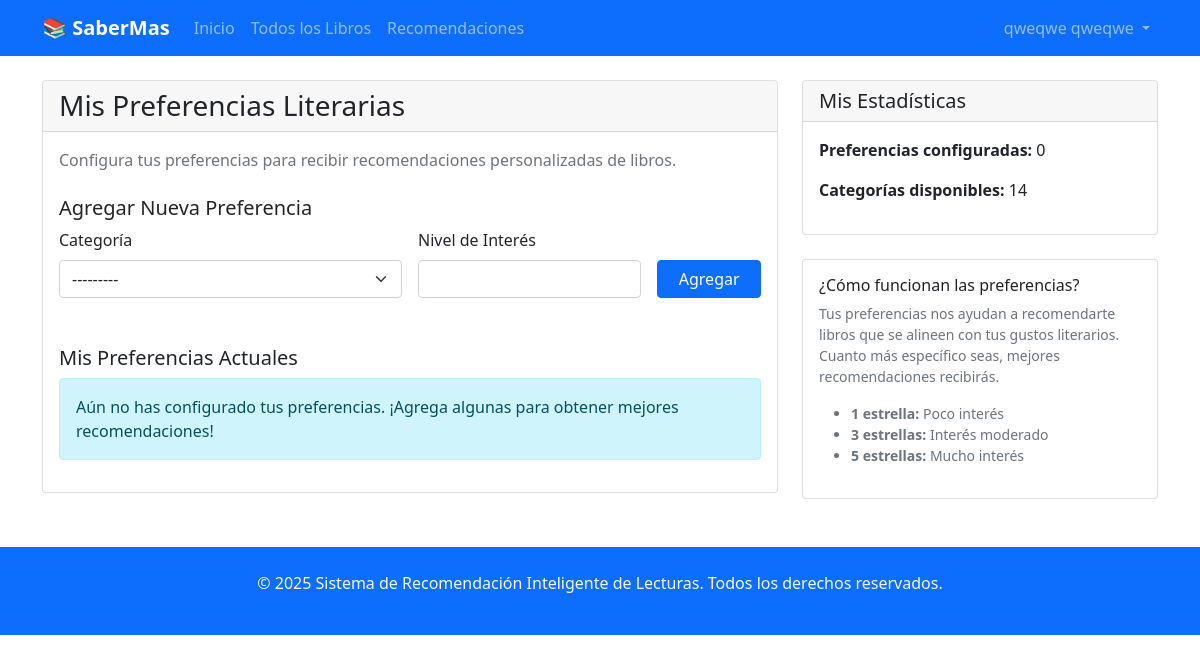
The page /mis-preferencias/ (signed in) on the database as committed earlier.
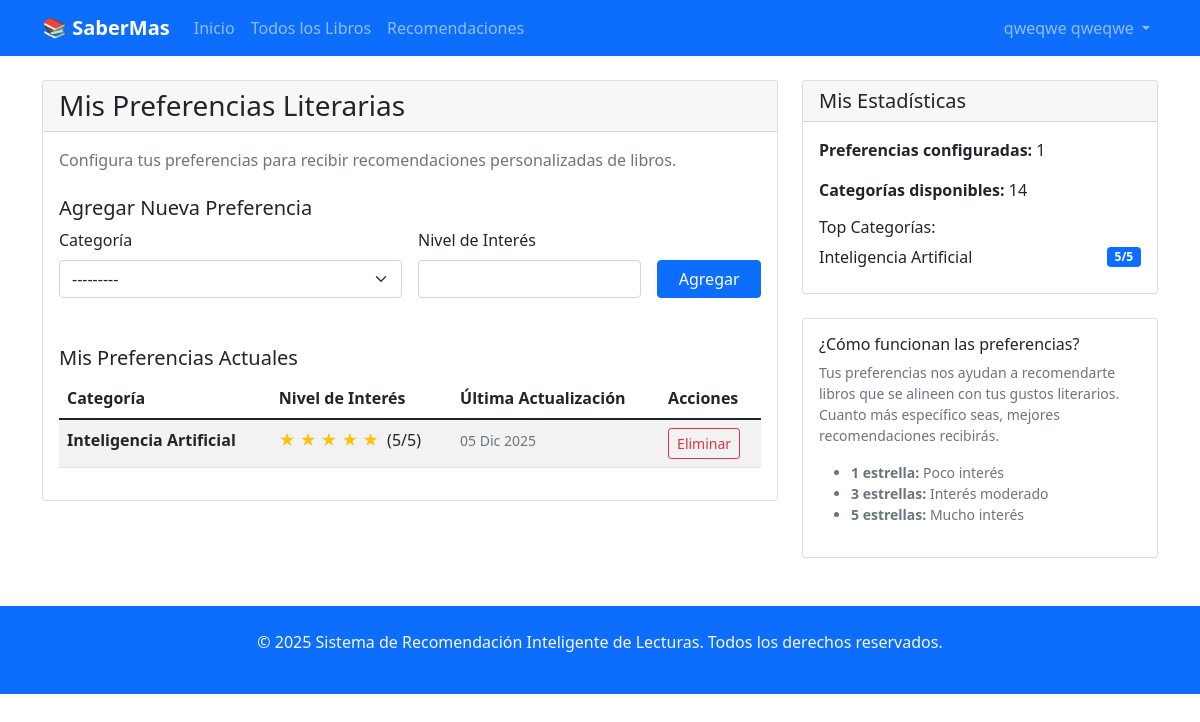
The same page on the database as committed later.
### sril/models.py (models this page shows, shortened)
class PreferenciaUsuario(models.Model):
    usuario = models.ForeignKey(Usuario, on_delete=models.CASCADE, related_name='preferencias')
    categoria = models.ForeignKey(Categoria, on_delete=models.CASCADE)
    nivel_interes = models.PositiveIntegerField(
        validators=[MinValueValidator(1), MaxValueValidator(5)],
        help_text="Nivel de interés de 1 (poco) a 5 (mucho)"
    )
    fecha_actualizacion = models.DateTimeField(auto_now=True)
    class Meta:
        unique_together = ['usuario', 'categoria']
        verbose_name = 'Preferencia de Usuario'
        verbose_name_plural = 'Preferencias de Usuarios'

class Categoria(models.Model):
    nombre = models.CharField(max_length=100, unique=True)
    descripcion = models.TextField(blank=True, null=True)
    class Meta:
        verbose_name = 'Categoría'
        verbose_name_plural = 'Categorías'
    def __str__(self):
        return self.nombre

### sril/views.py (the view)
# urls.py: path('mis-preferencias/', views.mis_preferencias, name='mis_preferencias'),
@login_required
def mis_preferencias(request):
    usuario_actual = get_usuario_actual(request)
    if not usuario_actual:
        messages.error(request, 'Error de autenticación')
        return redirect('sril:login')
    preferencias = PreferenciaUsuario.objects.filter(usuario=usuario_actual)
    categorias = Categoria.objects.all()
    if request.method == 'POST':
        eliminar_id = request.POST.get('eliminar_id')
        if eliminar_id:
            preferencia = get_object_or_404(PreferenciaUsuario, id=eliminar_id, usuario=usuario_actual)
            preferencia.delete()
            messages.success(request, 'Preferencia eliminada correctamente')
            return redirect('sril:mis_preferencias')
        form = PreferenciaUsuarioForm(request.POST)
        if form.is_valid():
            preferencia = form.save(commit=False)
            preferencia.usuario = usuario_actual
            existe = PreferenciaUsuario.objects.filter(
                usuario=usuario_actual,
                categoria=preferencia.categoria
            ).exists()
            if not existe:
                preferencia.save()
                messages.success(request, 'Preferencia agregada correctamente')
            else:
                messages.error(request, 'Ya tienes una preferencia para esta categoría')
            return redirect('sril:mis_preferencias')
    else:
        form = PreferenciaUsuarioForm()
    context = {
        'preferencias': preferencias,
        'categorias': categorias,
        'form': form,
    }
    return render(request, 'sril/usuarios/mis_preferencias.html', context)

### sril/forms.py
class PreferenciaUsuarioForm(forms.ModelForm):
    class Meta:
        model = PreferenciaUsuario
        fields = ['categoria', 'nivel_interes']
        widgets = {
            'categoria': forms.Select(attrs={'class': 'form-select'}),
            'nivel_interes': forms.NumberInput(attrs={
                'min': '1',
                'max': '5',
                'class': 'form-control'
            })
        }

### sril/views.py (called while the page is built)
def get_usuario_actual(request):
    if request.user.is_authenticated:
        try:
            return Usuario.objects.get(id=request.user.id)
        except Usuario.DoesNotExist:
            return None
    return None

### sril/templates/sril/usuarios/mis_preferencias.html (shortened to what the changed rows need)
{% extends 'sril/base.html' %}
{% block content %}
<div class="row">
    <div class="col-md-8">
        <div class="card">
            <div class="card-body">
                {% if preferencias %}
                <div class="table-responsive">
                    <table class="table table-striped">
                        <thead>
                            <tr>
                                <th>Categoría</th>
                                <th>Nivel de Interés</th>
                                <th>Última Actualización</th>
                                <th>Acciones</th>
                            </tr>
                        </thead>
                        <tbody>
                            {% for preferencia in preferencias %}
                            <tr>
                                <td>
                                    <strong>{{ preferencia.categoria.nombre }}</strong>
                                </td>
                                <td>
                                    <div class="d-flex align-items-center">
                                        <span class="rating-stars me-2">
                                            {% for i in "12345" %}
                                                {% if forloop.counter <= preferencia.nivel_interes %}
                                                    ★
                                                {% else %}
                                                    ☆
                                                {% endif %}
                                            {% endfor %}
                                        </span>
                                        <span>({{ preferencia.nivel_interes }}/5)</span>
                                    </div>
                                </td>
                                <td>
                                    <small class="text-muted">
                                        {{ preferencia.fecha_actualizacion|date:"d M Y" }}
                                    </small>
                                </td>
                                <td>
                                    <form method="post" action="{% url 'sril:mis_preferencias' %}" class="d-inline">
                                        <button type="submit" class="btn btn-sm btn-outline-danger"
                                                onclick="return confirm('¿Eliminar esta preferencia?')">
                                            Eliminar
                                        </button>
                                    </form>
                                </td>
                            </tr>
                            {% endfor %}
                        </tbody>
                    </table>
                </div>
                {% else %}
                <div class="alert alert-info">
                    <p class="mb-0">Aún no has configurado tus preferencias. ¡Agrega algunas para obtener mejores recomendaciones!</p>
                </div>
                {% endif %}
            </div>
        </div>
    </div>
    <div class="col-md-4">
        <div class="card mb-4">
            <div class="card-body">
                <p><strong>Preferencias configuradas:</strong> {{ preferencias.count }}</p>
                <p><strong>Categorías disponibles:</strong> {{ categorias.count }}</p>
                {% if preferencias %}
                <div class="mt-3">
                    <h6>Top Categorías:</h6>
                    {% for preferencia in preferencias|slice:":3" %}
                    <div class="d-flex justify-content-between align-items-center mb-2">
                        <span>{{ preferencia.categoria.nombre }}</span>
                        <span class="badge bg-primary">{{ preferencia.nivel_interes }}/5</span>
                    </div>
                    {% endfor %}
                </div>
                {% endif %}
            </div>
        </div>
    </div>
</div>
{% endblock %}

Rows that differ between the two databases and show on the page:
added PreferenciaUsuario: categoria.nombre "Inteligencia Artificial", nivel_interes "5", fecha_actualizacion "05 Dic 2025"
Other text that changed with them:
{{ preferencias.count }}: "0" → "1"
text no longer shown: "Aún no has configurado tus preferencias. ¡Agrega algunas para obtener mejores recomendaciones!"
text now shown: "Categoría Nivel de Interés Última Actualización Acciones Top Categorías:"
